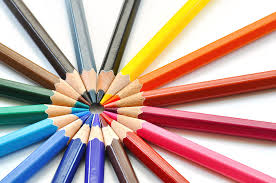
#> input picture download.jpg, 276 x 183 px, found by its file name
$ jupyter execute colorMasking.ipynb
#> lines starting #> are read from the running program, lines starting #| are printed output that depends on the picture; after the words box and inside, x2 and y2 are one past the last pixel; in counts of white or black regions, pixels touching at a corner belong together
# **Imports and Loading Image**

[cell 1]
import numpy as np
import cv2 as cv
from google.colab.patches import cv2_imshow
from google.colab import drive
import matplotlib.pyplot as plt

drive.mount('/content/drive')
path = "/content/drive/MyDrive/IMG LABS/IMG ASSIGNMENTS/COLORMASKING/SUBMISSION/download.jpg"
original_img = cv.imread(path)
#> original_img is the input picture: shape (183, 276, 3); mean B, G, R 154.1, 162.4, 191.7
cv2_imshow(original_img)

# **Defining HSV Ranges for Color Red**

[cell 2]
hsv_img = cv.cvtColor(original_img, cv.COLOR_BGR2HSV)
#> hsv_img: shape (183, 276, 3); mean H, S, V 58.8, 93.1, 206.4
#cv2_imshow(hsv_img)
lower1 = np.array([0, 100, 100])
upper1= np.array([15, 255, 255])
lower2 = np.array([160, 50, 50])
upper2= np.array([180, 255, 255])

## **Initial Mask Before any Morphological Operations**

[cell 3]
mask1 = cv.inRange(hsv_img, lower1, upper1)
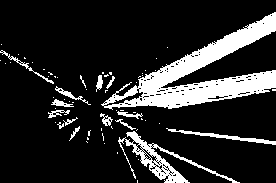
#> mask1: shape (183, 276); 15.9% white; 66 white regions (50 under 20 px), largest, box (x1, y1, x2, y2) and area: (101, 12, 276, 110) 5483, (118, 131, 240, 183) 1210, (166, 128, 276, 145) 352
mask2 = cv.inRange(hsv_img, lower2, upper2)
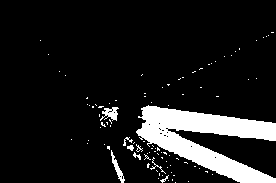
#> mask2: shape (183, 276); 11.1% white; 95 white regions (86 under 20 px), largest, box (x1, y1, x2, y2) and area: (136, 105, 276, 183) 4933, (100, 107, 119, 121) 143, (111, 150, 125, 183) 131
#we combine two masks using both ranges to capture red from both sides of the hue spectrum
mask = cv.bitwise_or(mask1, mask2)
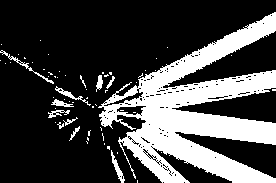
#> mask: shape (183, 276); 27% white; 62 white regions (50 under 20 px), largest, box (x1, y1, x2, y2) and area: (98, 12, 276, 183) 12681, (0, 50, 54, 84) 145, (111, 150, 125, 183) 131
masked_img = cv.bitwise_and(original_img, original_img, mask=mask)
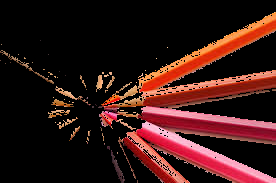
#> masked_img: shape (183, 276, 3); mean B, G, R 20.4, 22.8, 53.4
cv2_imshow(mask)
cv2_imshow(masked_img)

# **Morphological Operations**

[cell 4]
kernel = np.ones((3,3),np.uint8)

#trials
closing = cv.morphologyEx(mask, cv.MORPH_CLOSE, kernel)
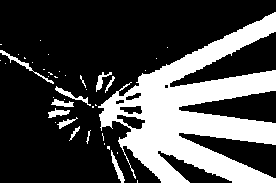
#> closing: shape (183, 276); 28.5% white; 40 white regions (28 under 20 px), largest, box (x1, y1, x2, y2) and area: (98, 12, 276, 183) 13352, (0, 50, 54, 84) 180, (55, 86, 91, 106) 142
opening = cv.morphologyEx(closing, cv.MORPH_OPEN, kernel)
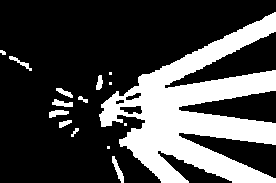
#> opening: shape (183, 276); 27.7% white; 15 white regions (4 under 20 px), largest, box (x1, y1, x2, y2) and area: (99, 12, 276, 183) 13224, (112, 156, 124, 183) 125, (52, 99, 73, 107) 102
erosion2 = cv.erode(opening,kernel,iterations = 3)
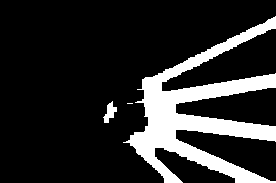
#> erosion2: shape (183, 276); 16.8% white; 3 white regions (1 under 20 px), largest, box (x1, y1, x2, y2) and area: (123, 16, 276, 183) 8332, (103, 101, 117, 123) 152
dilation2 = cv.dilate(erosion2,kernel,iterations = 2)
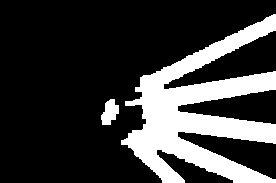
#> dilation2: shape (183, 276); 22.6% white; 2 white regions, box (x1, y1, x2, y2) and area: (121, 14, 276, 183) 11126, (101, 99, 119, 125) 312

cv2_imshow(dilation2)


masked_img_morphed = cv.bitwise_and(original_img, original_img, mask=dilation2)
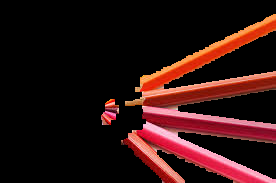
#> masked_img_morphed: shape (183, 276, 3); mean B, G, R 16.4, 17.7, 45.1
cv2_imshow(masked_img_morphed)
